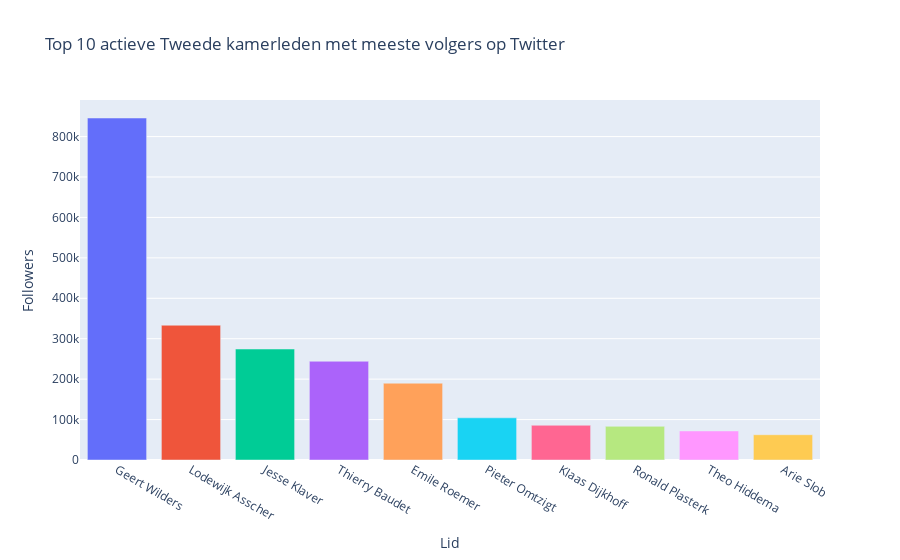

The code cell stored with this chart in its notebook:
### Code cell
top_x_leden = 10
actieve_leden = df[df['Eindjaar'].isnull()]
tab = actieve_leden.sort_values(by='Followers', ascending=False)[['Lid', 'Followers']]
fig = px.bar(tab[:top_x_leden], x='Lid', y='Followers', color='Lid',
             title='Top %d actieve Tweede kamerleden met meeste volgers op Twitter' % top_x_leden)
fig.update_layout(showlegend=False)
fig.show()
tab.head()

### Figure 1 — Plotly figure (JSON) as saved in the notebook; plotly's stock layout.template omitted (floating-point values rounded to 4 significant figures)
{"data": [{"alignmentgroup": "True", "hovertemplate": "Lid=%{x}<br>Followers=%{y}<extra></extra>", "legendgroup": "Geert Wilders", "marker": {"color": "#636efa"}, "name": "Geert Wilders", "offsetgroup": "Geert Wilders", "orientation": "v", "showlegend": true, "textposition": "auto", "type": "bar", "x": ["Geert Wilders"], "xaxis": "x", "y": [845934], "yaxis": "y"}, {"alignmentgroup": "True", "hovertemplate": "Lid=%{x}<br>Followers=%{y}<extra></extra>", "legendgroup": "Lodewijk Asscher", "marker": {"color": "#EF553B"}, "name": "Lodewijk Asscher", "offsetgroup": "Lodewijk Asscher", "orientation": "v", "showlegend": true, "textposition": "auto", "type": "bar", "x": ["Lodewijk Asscher"], "xaxis": "x", "y": [333383], "yaxis": "y"}, {"alignmentgroup": "True", "hovertemplate": "Lid=%{x}<br>Followers=%{y}<extra></extra>", "legendgroup": "Jesse Klaver", "marker": {"color": "#00cc96"}, "name": "Jesse Klaver", "offsetgroup": "Jesse Klaver", "orientation": "v", "showlegend": true, "textposition": "auto", "type": "bar", "x": ["Jesse Klaver"], "xaxis": "x", "y": [274478], "yaxis": "y"}, {"alignmentgroup": "True", "hovertemplate": "Lid=%{x}<br>Followers=%{y}<extra></extra>", "legendgroup": "Thierry Baudet", "marker": {"color": "#ab63fa"}, "name": "Thierry Baudet", "offsetgroup": "Thierry Baudet", "orientation": "v", "showlegend": true, "textposition": "auto", "type": "bar", "x": ["Thierry Baudet"], "xaxis": "x", "y": [244273], "yaxis": "y"}, {"alignmentgroup": "True", "hovertemplate": "Lid=%{x}<br>Followers=%{y}<extra></extra>", "legendgroup": "Emile Roemer", "marker": {"color": "#FFA15A"}, "name": "Emile Roemer", "offsetgroup": "Emile Roemer", "orientation": "v", "showlegend": true, "textposition": "auto", "type": "bar", "x": ["Emile Roemer"], "xaxis": "x", "y": [189942], "yaxis": "y"}, {"alignmentgroup": "True", "hovertemplate": "Lid=%{x}<br>Followers=%{y}<extra></extra>", "legendgroup": "Pieter Omtzigt", "marker": {"color": "#19d3f3"}, "name": "Pieter Omtzigt", "offsetgroup": "Pieter Omtzigt", "orientation": "v", "showlegend": true, "textposition": "auto", "type": "bar", "x": ["Pieter Omtzigt"], "xaxis": "x", "y": [104374], "yaxis": "y"}, {"alignmentgroup": "True", "hovertemplate": "Lid=%{x}<br>Followers=%{y}<extra></extra>", "legendgroup": "Klaas Dijkhoff", "marker": {"color": "#FF6692"}, "name": "Klaas Dijkhoff", "offsetgroup": "Klaas Dijkhoff", "orientation": "v", "showlegend": true, "textposition": "auto", "type": "bar", "x": ["Klaas Dijkhoff"], "xaxis": "x", "y": [85872], "yaxis": "y"}, {"alignmentgroup": "True", "hovertemplate": "Lid=%{x}<br>Followers=%{y}<extra></extra>", "legendgroup": "Ronald Plasterk", "marker": {"color": "#B6E880"}, "name": "Ronald Plasterk", "offsetgroup": "Ronald Plasterk", "orientation": "v", "showlegend": true, "textposition": "auto", "type": "bar", "x": ["Ronald Plasterk"], "xaxis": "x", "y": [83279], "yaxis": "y"}, {"alignmentgroup": "True", "hovertemplate": "Lid=%{x}<br>Followers=%{y}<extra></extra>", "legendgroup": "Theo Hiddema", "marker": {"color": "#FF97FF"}, "name": "Theo Hiddema", "offsetgroup": "Theo Hiddema", "orientation": "v", "showlegend": true, "textposition": "auto", "type": "bar", "x": ["Theo Hiddema"], "xaxis": "x", "y": [71874], "yaxis": "y"}, {"alignmentgroup": "True", "hovertemplate": "Lid=%{x}<br>Followers=%{y}<extra></extra>", "legendgroup": "Arie Slob", "marker": {"color": "#FECB52"}, "name": "Arie Slob", "offsetgroup": "Arie Slob", "orientation": "v", "showlegend": true, "textposition": "auto", "type": "bar", "x": ["Arie Slob"], "xaxis": "x", "y": [62510], "yaxis": "y"}], "layout": {"barmode": "relative", "legend": {"title": {"text": "Lid"}, "tracegroupgap": 0}, "showlegend": false, "title": {"text": "Top 10 actieve Tweede kamerleden met meeste volgers op Twitter"}, "xaxis": {"anchor": "y", "categoryarray": ["Geert Wilders", "Lodewijk Asscher", "Jesse Klaver", "Thierry Baudet", "Emile Roemer", "Pieter Omtzigt", "Klaas Dijkhoff", "Ronald Plasterk", "Theo Hiddema", "Arie Slob"], "categoryorder": "array", "domain": [0, 1], "title": {"text": "Lid"}}, "yaxis": {"anchor": "x", "domain": [0, 1], "title": {"text": "Followers"}}}}
